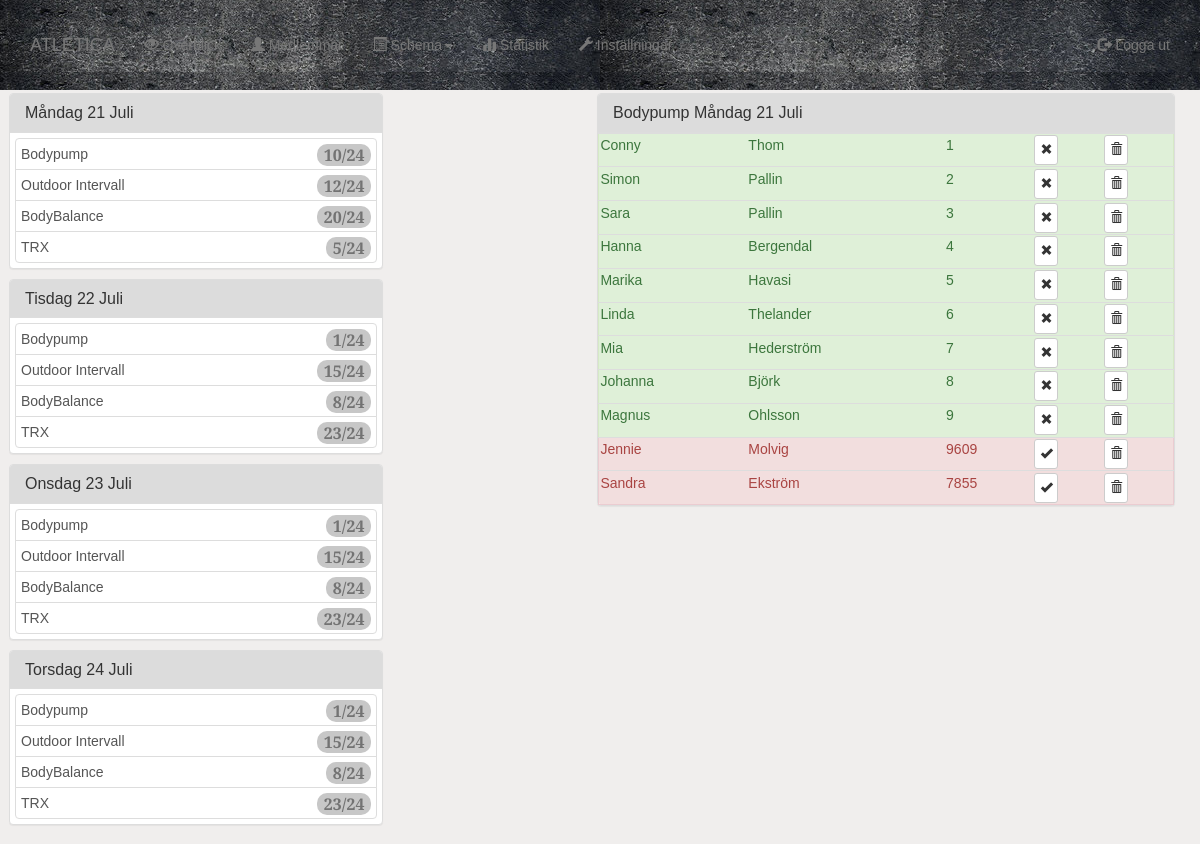
The page / on the database its author committed.
### tables this page shows
CREATE TABLE IF NOT EXISTS `medlemmar` (
  `kundnr` int(8) NOT NULL DEFAULT '0',
  `personnr` int(11) DEFAULT '0',
  `fnamn` varchar(50) DEFAULT NULL,
  `enamn` varchar(50) DEFAULT NULL,
  `anteckning` varchar(255) DEFAULT NULL,
  `kortdatum` varchar(10) DEFAULT NULL,
  `tiokortantal` int(4) DEFAULT '0',
  `solkortantal` int(4) DEFAULT '0',
  `korttyp` varchar(4) DEFAULT NULL,
  `meddelande` varchar(255) DEFAULT NULL,
  `telefon` varchar(20) DEFAULT NULL,
  `telefon2` varchar(20) DEFAULT NULL,
  `AGaktuellt` tinyint(1) DEFAULT '1',
  PRIMARY KEY (`kundnr`)
);

### inc/medlemmar.php (the view)
<?php try {
		$results = $db -> query ("SELECT kundnr, fnamn, enamn FROM medlemmar WHERE kundnr < 10 AND kundnr > 0");
}
catch (Exception $e) {
		echo "Data could not be retrieved from the database";
		exit;
}
$member = ($results -> fetchAll(PDO::FETCH_ASSOC));
$kund = "";
foreach ($member as $m) {
	$kund .= "<tr class='alert alert-success'>" . "<td>" . $m['fnamn'] . "</td>" ;
	$kund .= "<td>" . $m['enamn'] . "</td>" ;
	$kund .= "<td>" . $m['kundnr'] . "</td>";
	$kund .= "<td>" . "<button type='submit' class='btn btn-default btn-sm'>" . "<span class='glyphicon glyphicon-remove'></span>" . "</button>" . "</td>";
	$kund .= "<td>" . "<button type='submit' class='btn btn-default btn-sm'>" . "<span class='glyphicon glyphicon-trash'></span>" . "</button>" . "</td>" . "</tr>" ;
}

### inc/header.php (shortened to what this page needs)
<!DOCTYPE html>
<html lang="en">
  <head>
    <link href="css/bootstrap.css" rel="stylesheet">
    <link rel="stylesheet" href="css/grid.css" type="text/css" media="screen">
  </head>
  <body>
<nav class="navbar-default" role="navigation">
  <div class="container-fluid">
    <div class="navbar-header">
      <a class="navbar-brand" href="index.php">ATLETICA</a>
    </div>
    <div class="collapse navbar-collapse" id="bs-example-navbar-collapse-1">
      <ul class="nav navbar-nav navbar-left">
        <li><a href="index.php"> <span class="glyphicon glyphicon-eye-open"></span> Överblick</a></li>
        <li><a href="medlem.php"><span class="glyphicon glyphicon-user"></span> Medlemmar</a></li>
        <li class="dropdown">
          <a href="#" class="dropdown-toggle" data-toggle="dropdown"><span class="glyphicon glyphicon-list-alt"></span> Schema<b class="caret"></b></a>
          <li><a href="statistik.php">  <span class="glyphicon glyphicon-stats"></span> Statistik</a></li>
          <li><a href="installningar.php"><span class="glyphicon glyphicon-wrench"></span> Inställningar</a></li>
        </li>
      </ul>
      <ul class="nav navbar-nav navbar-right">
        <li><a href="admin.php"><span class="glyphicon glyphicon-log-out"></span>  Logga ut</a></li>
      </ul>
    </div>
  </div>
</nav>

### index.php
<?php include("inc/db_con.php"); ?>
<?php include("inc/medlemmar.php"); ?>
<?php include("inc/header.php"); ?>
<div class="grid_4">
	<div class="panel panel-default">
  <div class="panel-heading">
    <h3 class="panel-title">Måndag 21 Juli</h3>
  </div>
  <div class="panel-body">
	<div class="list-group">
		 <a href="#" class="list-group-item">  <span class="badge pull-right">10/24</span>Bodypump</a>
		 <a href="#" class="list-group-item">  <span class="badge pull-right">12/24</span>Outdoor Intervall</a>
		 <a href="#" class="list-group-item">  <span class="badge pull-right">20/24</span>BodyBalance</a>
		 <a href="#" class="list-group-item">  <span class="badge pull-right">5/24</span>TRX</a>
	</div>
  </div>
</div>
<div class="panel panel-default">
  <div class="panel-heading">
    <h3 class="panel-title">Tisdag 22 Juli</h3>
  </div>
  <div class="panel-body">
	<div class="list-group">
		 <a href="#" class="list-group-item">  <span class="badge pull-right">1/24</span>Bodypump</a>
		 <a href="#" class="list-group-item">  <span class="badge pull-right">15/24</span>Outdoor Intervall</a>
		 <a href="#" class="list-group-item">  <span class="badge pull-right">8/24</span>BodyBalance</a>
		 <a href="#" class="list-group-item">  <span class="badge pull-right">23/24</span>TRX</a>
	</div>
  </div>
</div>
<div class="panel panel-default">
  <div class="panel-heading">
    <h3 class="panel-title">Onsdag 23 Juli</h3>
  </div>
  <div class="panel-body">
	<div class="list-group">
		 <a href="#" class="list-group-item">  <span class="badge pull-right">1/24</span>Bodypump</a>
		 <a href="#" class="list-group-item">  <span class="badge pull-right">15/24</span>Outdoor Intervall</a>
		 <a href="#" class="list-group-item">  <span class="badge pull-right">8/24</span>BodyBalance</a>
		 <a href="#" class="list-group-item">  <span class="badge pull-right">23/24</span>TRX</a>
	</div>
  </div>
</div>
<div class="panel panel-default">
  <div class="panel-heading">
    <h3 class="panel-title">Torsdag 24 Juli</h3>
  </div>
  <div class="panel-body">
	<div class="list-group">
		 <a href="#" class="list-group-item">  <span class="badge pull-right">1/24</span>Bodypump</a>
		 <a href="#" class="list-group-item">  <span class="badge pull-right">15/24</span>Outdoor Intervall</a>
		 <a href="#" class="list-group-item">  <span class="badge pull-right">8/24</span>BodyBalance</a>
		 <a href="#" class="list-group-item">  <span class="badge pull-right">23/24</span>TRX</a>
	</div>
  </div>
</div>
 </div>
<div class="grid_2">
</div>
<div class="grid_6">
	<div class="panel panel-default">
  <div class="panel-heading">
    <h3 class="panel-title">Bodypump Måndag 21 Juli</h3>
  </div>
<div class="table-responsive">
  <table class="table">
    <?php echo $kund; ?>
<tr class='alert alert-danger'>
	<td>Jennie</td>
	<td>Molvig</td>
	<td>9609</td>
	<td><button type='submit' class='btn btn-default btn-sm' ><span class='glyphicon glyphicon-ok'></span></button></td>
	<td><button type='submit' class='btn btn-default btn-sm' data-toggle="tooltip" data-placement="right" title="Ta bort kund från passet"><span class='glyphicon glyphicon-trash'></span></button></td>
</tr>
<tr class='alert alert-danger'>
	<td>Sandra</td>
	<td>Ekström</td>
	<td>7855</td>
	<td><button type='submit' class='btn btn-default btn-sm'><span class='glyphicon glyphicon-ok'></span></button></td>
	<td><button type='submit' class='btn btn-default btn-sm' data-toggle="tooltip" data-placement="right" title="Ta bort kund från passet"><span class='glyphicon glyphicon-trash'></span></button></td>
</tr>
  </table>
</div>
</div>
</div>
<?php include("inc/footer.php"); ?>

### inc/footer.php (shortened to what this page needs)
  </body>
</html>

### css/grid.css (style rules this page uses)
.grid_2 { width: 15%; }
.grid_4 { width: 32%; overflow-y: scroll; max-height: 800px; }
.grid_6 { width: 49%; }
.grid_1, .grid_1a, .grid_2, .grid_3, .grid_4, .grid_5, .grid_6, .grid_7, .grid_8, .grid_9, .grid_10, .grid_11, .grid_12 { margin: 0 0.5% 0.5% 0.5%; padding-right: 0.3%; float: left; display: block; border-style: solid; border-color: transparent; }

### rows shown on the page
medlemmar: fnamn "Conny", enamn "Thom", kundnr "1"
medlemmar: fnamn "Simon", enamn "Pallin", kundnr "2"
medlemmar: fnamn "Sara", enamn "Pallin", kundnr "3"
medlemmar: fnamn "Hanna", enamn "Bergendal", kundnr "4"
medlemmar: fnamn "Marika", enamn "Havasi", kundnr "5"
medlemmar: fnamn "Linda", enamn "Thelander", kundnr "6"
medlemmar: fnamn "Mia", enamn "Hederström", kundnr "7"
medlemmar: fnamn "Johanna", enamn "Björk", kundnr "8"
medlemmar: fnamn "Magnus", enamn "Ohlsson", kundnr "9"
